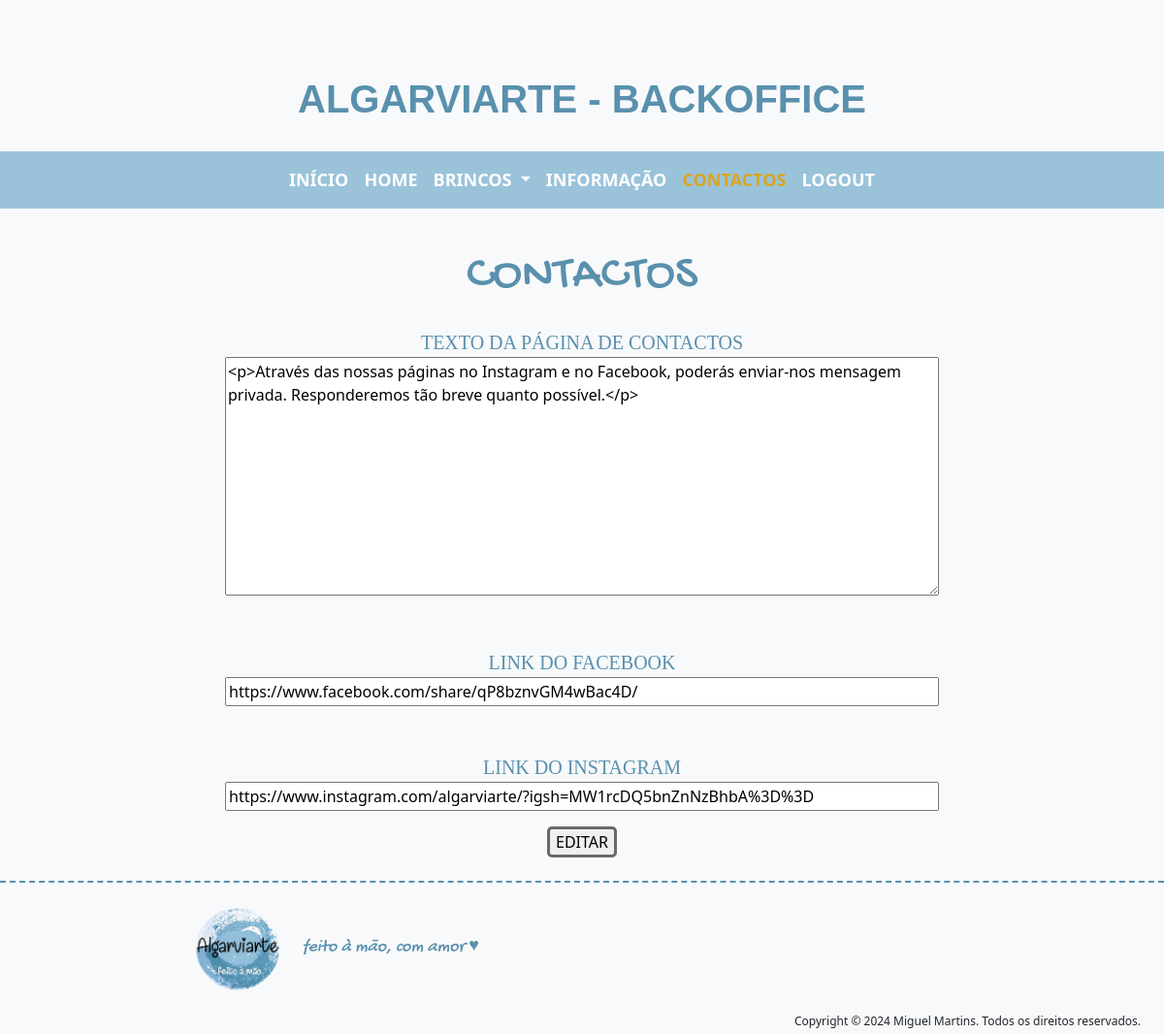
/backoffice/contactos.php (signed in), run on the app's committed database.
### tables this page shows
CREATE TABLE `contactos` (
  `id` int(11) NOT NULL,
  `texto_contactos` longtext NOT NULL
);

CREATE TABLE `redes` (
  `id` int(11) NOT NULL,
  `facebook` varchar(300) NOT NULL,
  `instagram` varchar(300) NOT NULL
);

### backoffice/contactos.php (called while the page is built, shortened)
<?php
$pagina_atual = "contactos";
require("componentes/header.php");
require("mains/contactos_main.php");
require("componentes/footer.php");
?>

### helpers/base_dados.php (called while the page is built, shortened)
<?php
$pdo = New PDO("mysql:host=sql204.infinityfree.com;dbname=if0_37541991_algarviarte;charset=utf8mb4;", "if0_37541991", "zer0algarviarte");
function selectSQLUnico($sql){
    global $pdo;
    $consulta = $pdo->query($sql);
    $resultado = $consulta->fetch(PDO::FETCH_ASSOC);
    return $resultado;
}
?>

### backoffice/mains/contactos_main.php (the view, shortened to what this page needs)
<?php
$contactos = selectSQLUnico("SELECT * FROM contactos");
$redes = selectSQLUnico("SELECT * FROM redes");
?>
<main class="container mt-3 px-0 mx-auto">
    <div class="row mt-2 mb-2 px-0 mx-0">
        <div class="col-4 t4 mx-auto text-center mt-3">
            contactos
        </div>
    </div>
    <div class="row mt-3 mb-2 px-0 mx-0 text-center">
        <form action="" class="col-8 mx-auto">
            <label for="texto_contactos" class="t5">texto da página de contactos</label>
            <br>
            <textarea name="texto_contactos" id="editor" autofocus rows="10"
                style="width: 100%;"><?= $contactos["texto_contactos"] ?></textarea>
            <br><br><br>
            <label for="facebook" class="t5">link do facebook</label>
            <br>
            <input type="text" name="facebook" required="required" style="width: 100%;"
                value="<?= $redes["facebook"] ?>">
            <br><br><br>
            <label for="instagram" class="t5">link do instagram</label>
            <br>
            <input type="text" name="instagram" required="required" style="width: 100%;"
                value="<?= $redes["instagram"] ?>">
            <input type="submit" value="EDITAR" class="close mb-3 mt-3">
        </form>
    </div>
</main>

### backoffice/componentes/header.php (shortened to what this page needs)
<!DOCTYPE html>
<html lang="pt">
<head>
    <link href="https://cdn.jsdelivr.net/npm/bootstrap@5.3.3/dist/css/bootstrap.min.css" rel="stylesheet"
 />
    <link rel="stylesheet" href="../backoffice/css/style_backoffice.css" />
</head>
<body class="w-100 mx-auto bg-light">
    <header class="container-fluid w-100 px-0 mx-0">
        <div class="row px-0 mx-0">
            <div class="col-10 mx-auto text-center t1 mt-5 pt-4 pb-4 hometitle">
                Algarviarte - backoffice
            </div>
        </div>
        <div class="row px-0 mx-0 navbg">
            <div class="col-11 col-md-8 offset-1 offset-md-2 px-0">
                <nav class="navbar navbar-expand-md navbar-dark">
                    <div class="collapse navbar-collapse d-md-flex justify-content-center" id="navbarNavDropdown">
                        <ul class="navbar-nav">
                            <li class="nav-item">
                                <a class="nav-link <?= ($pagina_atual == "inicio" ? "active" : ""); ?>"
                                    href="inicio.php">Início</a>
                            </li>
                            <li class="nav-item">
                                <a class="nav-link <?= ($pagina_atual == "home" ? "active" : ""); ?>"
                                    href="home.php">Home</a>
                            </li>
                            <li class="nav-item dropdown">
                                <a class="nav-link dropdown-toggle <?= ($pagina_atual == "brincos" ? "active" : ""); ?>"
                                    href="#" role="button" data-bs-toggle="dropdown" aria-expanded="false">
                                    Brincos
                                </a>
                            </li>
                            <li class="nav-item">
                                <a class="nav-link <?= ($pagina_atual == "informacao" ? "active" : ""); ?>"
                                    href="informacao.php">Informação</a>
                            </li>
                            <li class="nav-item">
                                <a class="nav-link <?= ($pagina_atual == "contactos" ? "active" : ""); ?>"
                                    href="contactos.php">Contactos</a>
                            </li>
                            <li class="nav-item active">
                                <a class="nav-link" href="logout.php">Logout</a>
                            </li>
                        </ul>
                    </div>
                </nav>
            </div>
        </div>
    </header>

### backoffice/componentes/footer.php
<footer class="container-fluid row px-0 mx-0">
    <div class="row px-0 mx-0">
        <div class="col-12 col-md-3 px-0 d-flex justify-content-center justify-content-md-end">
            <a href="#"><img src="../img/logo_sem_fundo.png" alt="logotipo" class="logorodape" /></a>
        </div>
        <div class="col-12 col-md-4 pb-md-0 mx-0 d-flex align-items-center">
            <div class="t3 titlefoot mx-auto mx-md-0">feito à mão, com amor &hearts;</div>
        </div>
    </div>
    <div class="col-12 mx-auto pb-1 pe-4 text-center text-md-end rodape">
        Copyright &copy; 2024 Miguel Martins. Todos os direitos reservados.
    </div>
</footer>
</body>
</html>

### backoffice/css/style_backoffice.css (style rules this page uses)
body { max-width: 1280px; min-width: 992px; }
html { scroll-behavior: smooth; }
.t1 { text-transform: uppercase; }
.t3 { font-family: "GochiHand"; }
.t4 { text-transform: uppercase; font-family: "GochiHand"; color: #5990ad; font-size: 50px; }
.t5 { text-transform: uppercase; font-family: "Times New Roman", Times, serif; color: #5990ad; font-size: 20px; }
.active { color: goldenrod !important; }
.navbg { background-color: #9ac3da; }
.dropdown-item, .nav-link { text-transform: uppercase; font-size: large; font-weight: bolder; color: white; }
.hometitle { font-family: "Lucida Sans", "Lucida Sans Regular", "Lucida Grande", "Lucida Sans Unicode", Geneva, Verdana, sans-serif; color: #5990ad; font-weight: bolder; font-size: 40px; }
footer { border-top: 2px dashed #5990ad; }
.rodape { font-size: 12px; }
.logorodape { width: 7rem; }
.titlefoot { font-style: italic; font-size: 18px; color: #5990ad; }
.close, .close2, .editar { border: 3px solid rgb(105, 105, 105); text-transform: uppercase; border-radius: 5px; }

### data on the page
contactos: texto_contactos "<p>Através das nossas páginas no Instagram e no Facebook, poderás enviar-nos mensagem privada. Responderemos tão breve quanto possível.</p>"
redes: facebook "https://www.facebook.com/share/qP8bznvGM4wBac4D/", instagram "https://www.instagram.com/algarviarte/?igsh=MW1rcDQ5bnZnNzBhbA%3D%3D"
